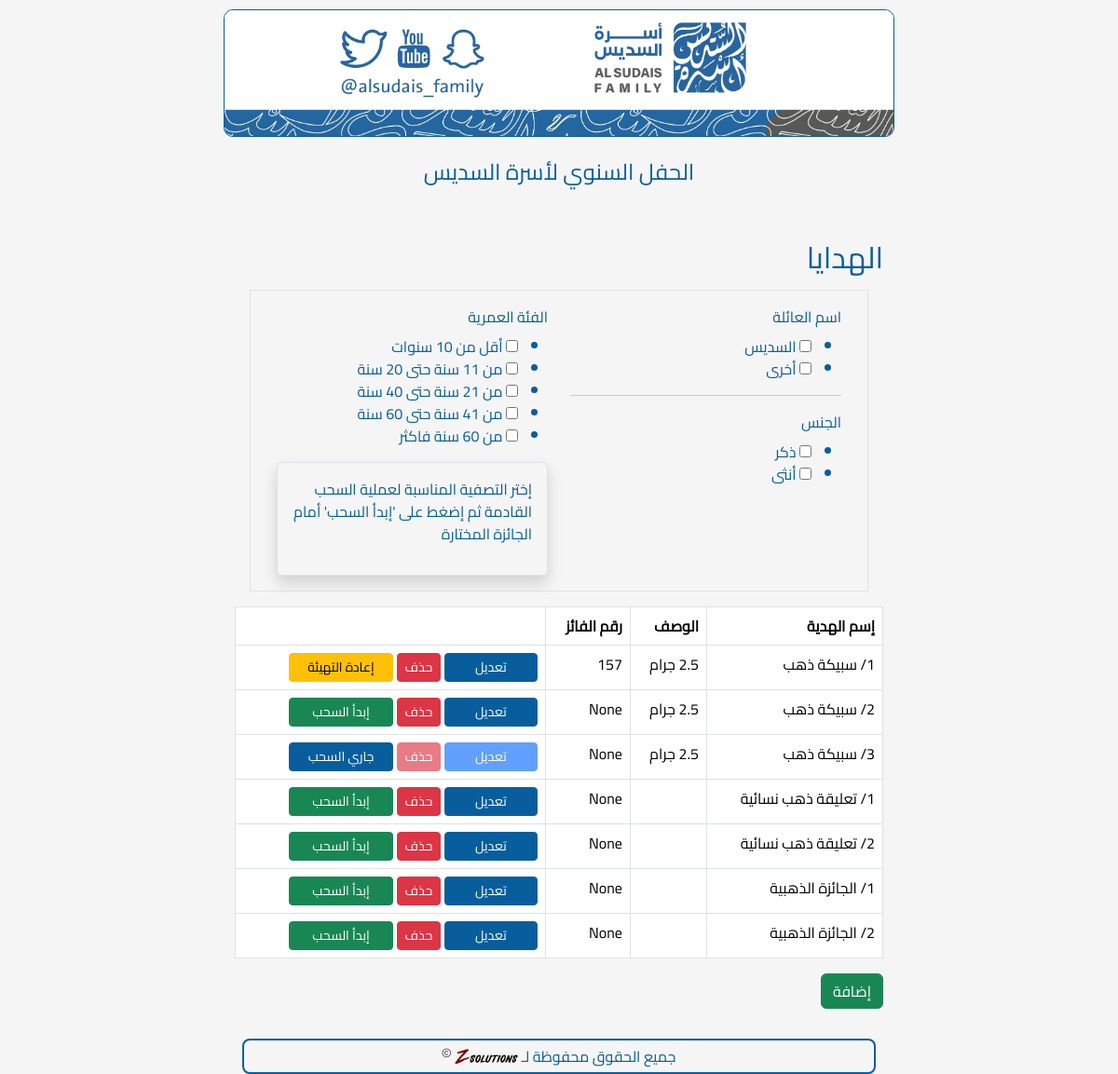
/prizes, run on an earlier commit of the app's database.
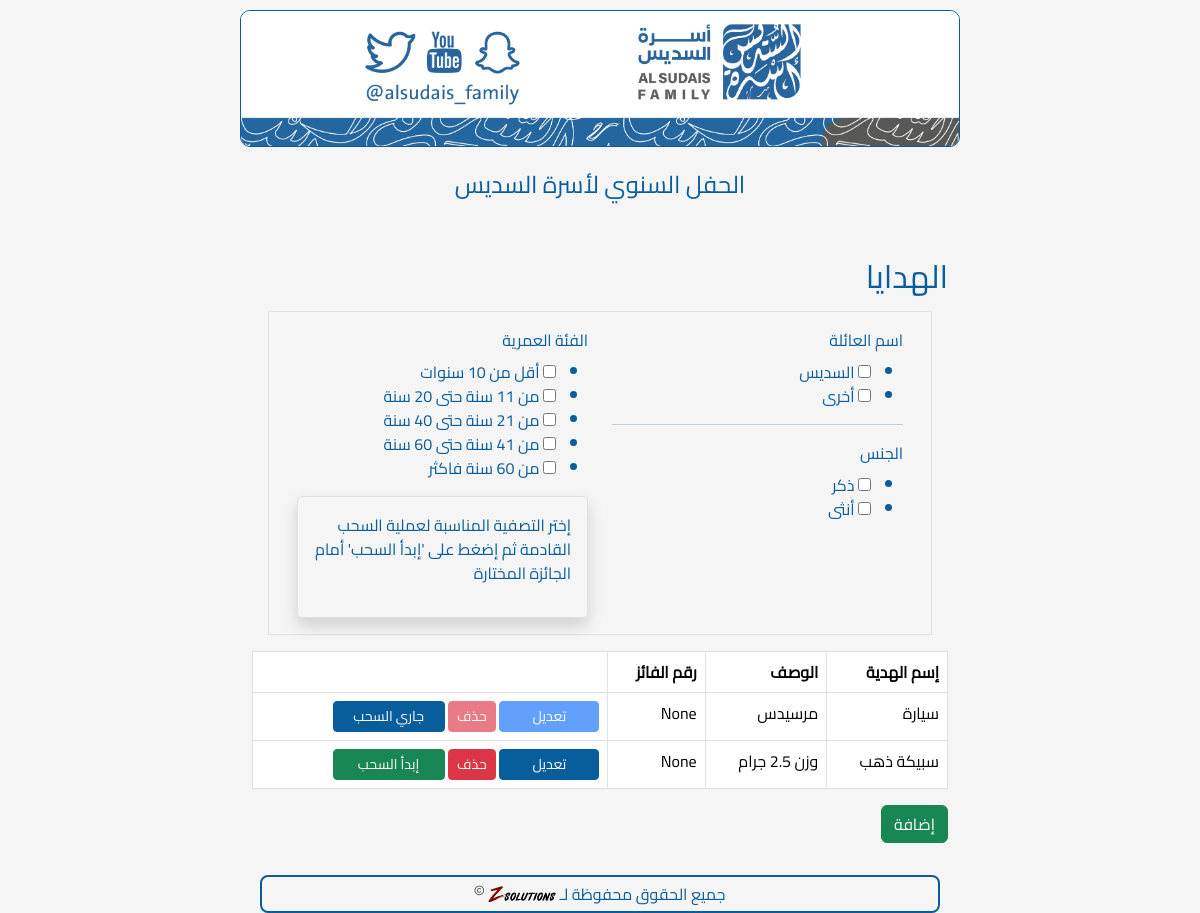
And on a later commit of the database.
### app.py (models this page shows, shortened)
class Prize(db.Model):
    __tablename__ = "prize"
    id = db.Column(db.Integer, primary_key=True)
    name = db.Column(db.String(100), nullable=False)
    description = db.Column(db.Text)
    guest_registration_number = db.Column(db.String(4))
    allowed_families = db.Column(db.String(100))
    allowed_age_range = db.Column(db.String(100))
    allowed_gender = db.Column(db.String(100))
    is_next = db.Column(db.Boolean, default=False)

### app.py (the view, shortened to what this page needs)
@app.route("/prizes", methods=["GET", "POST"])
def list_prizes():
    prizes = Prize.query.all()
    filters = FilterForm()
    return render_template("prizes.html", prizes=prizes, filters=filters)

### app.py
class FilterForm(FlaskForm):
    family_name = MultiCheckboxField(
        "اسم العائلة", choices=[("السديس", "السديس"), ("أخرى", "أخرى")]
    )
    age = MultiCheckboxField(
        "الفئة العمرية",
        choices=[
            ("أقل من 10 سنوات", "أقل من 10 سنوات"),
            ("من 11 سنة حتى 20 سنة", "من 11 سنة حتى 20 سنة"),
            ("من 21 سنة حتى 40 سنة", "من 21 سنة حتى 40 سنة"),
            ("من 41 سنة حتى 60 سنة", "من 41 سنة حتى 60 سنة"),
            ("من 60 سنة فاكثر", "من 60 سنة فاكثر"),
        ],
    )
    gender = MultiCheckboxField("الجنس", choices=[("ذكر", "ذكر"), ("أنثى", "أنثى")])
    prize_id = IntegerField("الهدية", validators=[DataRequired()])
    submit = SubmitField("بحث")

### app.py (called while the page is built)
@app.context_processor
def utility_processor():
    return {
        'min': min,
        'max': max  # Also adding max since we might need it
    }

### templates/prizes.html (shortened to what this page needs)
<!DOCTYPE html>
{% extends 'base.html' %}
{% block content %}
  <h2>الهدايا</h2>
  <form method="post" id="prizeForm">
    <div class="border p-3 m-3 row ">
      <div class="col">
        {{ filters.family_name.label(class="form-label") }}
        {{ filters.family_name() }}
        <hr>
        {{ filters.gender.label(class="form-label") }}
        {{ filters.gender() }}
        </div>
      <div class="col">
        {{ filters.age.label(class="form-label") }}
        {{ filters.age() }}
        <div class="border p-3 shadow" style="border-radius: 5px;">
          <p>إختر التصفية المناسبة لعملية السحب القادمة ثم إضغط على 'إبدأ السحب' أمام الجائزة المختارة</p>
        </div>
      </div>
    </div>
  <table class="table table-bordered">
    <thead>
      <tr>
        <th>إسم الهدية</th>
        <th>الوصف</th>
        <th>رقم الفائز</th>
        <th></th>
      </tr>
    </thead>
    <tbody>
      {% for prize in prizes %}
        <tr>
          <td>{{ prize.name }}</td>
          <td>{{ prize.description }}</td>
          <td>{{ prize.guest_registration_number }}</td>
          <td>
            {% if not prize.is_next %}
              <a href="{{ url_for('edit_prize', id=prize.id) }}" class="btn btn-primary btn-sm">تعديل</a>
            {% else %}
              <span class="btn btn-primary btn-sm disabled">تعديل</span>
            {% endif %}
            <form action="{{ url_for('delete_prize', id=prize.id) }}" method="post" style="display: inline-block;">
              {% if not prize.is_next %}
                <button type="submit" class="btn btn-danger btn-sm" onclick="return confirm('هل أنت متأكد من الحذف؟')">حذف</button>
              {% else %}
                <span class="btn btn-danger btn-sm disabled">حذف</span>
              {% endif %}
            </form>
            {%if prize.guest_registration_number==None and not prize.is_next%}
              <button type="submit" class="btn btn-success btn-sm" style="width: 8em" name="prize_id" value="{{ prize.id }}">إبدأ السحب</button>
            {%elif prize.guest_registration_number==None and prize.is_next%}
              <button type="button" class="btn btn-primary btn-sm refresh-status" style="width: 8em">جاري السحب</button>
            {%else%}
              <form action="{{ url_for('reset_prize', id=prize.id) }}" method="post" style="display: inline-block;">
                <button type="submit" class="btn btn-warning btn-sm" style="width: 8em" onclick="return confirm('هل أنت متأكد من إعادة التهيئة؟')">إعادة التهيئة</button>
              </form>
            {%endif%}
          </td>
        </tr>
      {% endfor %}
    </tbody>
  </table>
  <a href="{{ url_for('add_prize') }}" class="btn btn-success">إضافة</a>
</form>
{% endblock %}

### templates/base.html (shortened to what this page needs)
<!DOCTYPE html>
<html lang="ar" dir="rtl">
<head>
    <link rel="stylesheet" href="https://cdn.jsdelivr.net/npm/bootstrap@5.3.2/dist/css/bootstrap.rtl.min.css">
    <link rel="stylesheet" href="https://cdnjs.cloudflare.com/ajax/libs/font-awesome/6.5.1/css/all.min.css">
    <link rel="stylesheet" href="{{ url_for('static', filename='styles/mystyle.css') }}">
</head>
<body>
    <div class="page-wrapper d-flex flex-column h-100">
        <div class="content-wrapper flex-grow-1">
            <div class="header">
                <img src="/static/Header.jpg" alt="Header Image">
                <div class="welcome-message">الحفل السنوي لأسرة السديس</div>
            </div>
            <div class="container mt-4">
                {% block content %}{% endblock %}
            </div>
        </div>
        <div class="footer mt-auto">
            <p>جميع الحقوق محفوظة لـ <a href="https://thez.solutions/home" target="_blank"><img src="{{ url_for('static', filename='z_logo.svg') }}" alt="Z Solutions" style="height: 20px; vertical-align: middle;"></a> <i class="far fa-copyright" style="color: #585856; font-size: 0.6em; vertical-align: super;"></i></p>
        </div>
    </div>
</body>
</html>

### static/styles/mystyle.css (style rules this page uses)
* { font-family: 'Cairo-Regular', sans-serif; }
html, body { height: 100%; margin: 0; }
body { font-family: 'Cairo-Regular', sans-serif; background-color: whitesmoke; color: #085E9D; font-family: Arial, sans-serif; margin-left: auto; margin-right: auto; display: flex; flex-direction: column; }
.page-wrapper { min-height: 100vh; display: flex; flex-direction: column; }
.content-wrapper { flex: 1 0 auto; padding-bottom: 2rem; }
.footer { flex-shrink: 0; text-align: center; padding: 5px 0; margin: 0 20px 10px 20px; color: #085E9D; border-radius: 8px; border-width: 2px; border-color: #085E9D; border-style: solid; }
.footer p { margin: 0; line-height: 24px; }
.footer a { color: white; text-decoration: none; }
@media (min-width: 768px) { body { max-width: 60%; } }
.header { position: relative; width: 100%; margin-bottom: 20px; z-index: 1; padding-top: 10px; padding-bottom: 10px; text-align: center; }
.header img { max-width: 100%; min-height: 100px; border-radius: 10px; border-width: 1px; border-color: #085E9D; border-style: solid; }
.welcome-message { font-size: 24px; margin: 20px 0; }
.btn-primary { background-color: #085E9D; border-color: #085E9D; min-width: 100px; }

What changed in the data, as far as the page shows it:
removed Prize: name "1/ سبيكة ذهب", description "2.5 جرام", guest_registration_number "157", is_next "حذف"
removed Prize: name "3/ سبيكة ذهب", description "2.5 جرام", guest_registration_number "None", is_next "تعديل"
removed Prize: name "1/ تعليقة ذهب نسائية", guest_registration_number "None", is_next "حذف", {{ prize.id }} 4 (drawn)
removed Prize: name "2/ تعليقة ذهب نسائية", guest_registration_number "None", is_next "حذف", {{ prize.id }} 5 (drawn)
removed Prize: name "1/ الجائزة الذهبية", guest_registration_number "None", is_next "حذف", {{ prize.id }} 6 (drawn)
removed Prize: name "2/ الجائزة الذهبية", guest_registration_number "None", is_next "حذف", {{ prize.id }} 7 (drawn)
added Prize: name "سيارة", description "مرسيدس", guest_registration_number "None", is_next "تعديل"
changed Prize: name "2/ سبيكة ذهب" → "سبيكة ذهب"; description "2.5 جرام" → "وزن 2.5 جرام"
